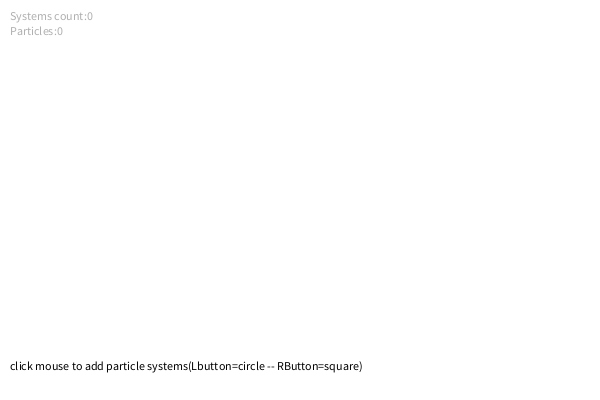
Frame 1 (no input)
Frame 60 (the mouse pressed at the canvas centre just before this capture): identical to frame 1, image omitted
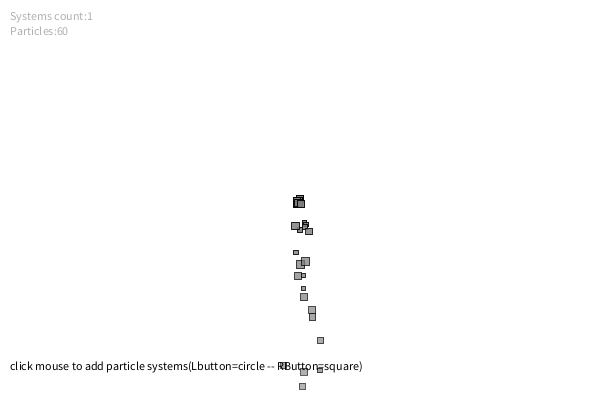
Frame 120 (the mouse held since frame 60 and released just before this capture)

The Processing sketch that drew these frames (run headless with seeded random() and noise(); from frame 60 on, the mouse is pressed at the canvas centre):

// Processing sketch: inheritance_intro
// ── inheritance_intro.pde
ArrayList<ParticleSystem> systems;

void setup() {
  size(600,400);
  systems = new ArrayList<ParticleSystem>();
}

void draw() {
  background(255);
  int particles = 0;
  
   for (ParticleSystem ps: systems) {
    ps.run();
    ps.addParticle();
    particles += ps.particlesCount();  
  }
  
  
  fill(0);
  text("click mouse to add particle systems(Lbutton=circle -- RButton=square)",10,height-30);
  
  fill(175);
  text("Systems count:" + systems.size(),10,20);
  text("Particles:" + particles,10,35);
}
 
 void mousePressed() {
   int t;
   if (mouseButton == LEFT){
     t = 0;
   }else{
     t = 1; 
   }
  systems.add(new ParticleSystem(new PVector(mouseX,mouseY), t));
 }
 

// ── Particle.pde
class Particle{

  PVector location;
  PVector velocity;
  PVector acceleration;
  float mass;
  float lifespan = 255.0;
  
  
  Particle(float xPos, float yPos){
    location = new PVector(xPos, yPos);
    acceleration = new PVector(0, 0.05);
    velocity = new PVector(random(-1, 1), random(-2, 0));
    mass = random(0.2,0.4);
  }
  
  

  void applyForce(PVector force){
    PVector f = PVector.div(force,mass);
    acceleration.add(f);
  }
  
  
  void update(){
    velocity.add(acceleration);
    location.add(velocity);
    acceleration.mult(0);
    lifespan -=4;
  }
  
  
  
  void display() {
    stroke(0, lifespan);
    strokeWeight(2);
    fill(127, lifespan);
    ellipse(location.x, location.y, mass*20, mass*20);
  }

  void run(){
    update();
    display();
  }

  boolean isDead(){
    if(lifespan <=0){
      return true;
    }else{
      return false;
    }  
  }

}

// ── ParticleSystem.pde
class ParticleSystem{
  ArrayList<Particle> particles;
  PVector origin;
  int pCount; // particles counter
  int systemType;
  
 ParticleSystem(PVector location, int type){
    particles = new ArrayList<Particle>();
    origin = location.get();
    systemType = type;
  
 } 
  
  void addParticle(){
    if(systemType == 1){
      particles.add(new squareParticle(origin.x,origin.y));
    }else{
       particles.add(new Particle(origin.x,origin.y));
    }
    pCount++;
  }
  
  void run(){
     PVector grav = new PVector(0,.2);
     
     for (int i = particles.size()-1; i >=0 ; i--){
        Particle p = particles.get(i);
        p.applyForce(grav);
        p.run();
    
        // Check die
        if(p.isDead()){
           particles.remove(i); 
           pCount--;
        }
      }
  
  }
  
  void draw(){
    text("Particles :" + particles.size(),10,20);
  }
 
  int particlesCount(){
    return pCount; 
  }
  
}

// ── squareParticle.pde
class squareParticle extends Particle{
   
  squareParticle(float xPos, float yPos){
    super(xPos, yPos);
  }
  
  void display(){
    stroke(0, lifespan);
    fill(127, lifespan);
    rectMode(CENTER);
    rect(location.x, location.y, mass*20, mass*20);
      
    
  }
  
}
